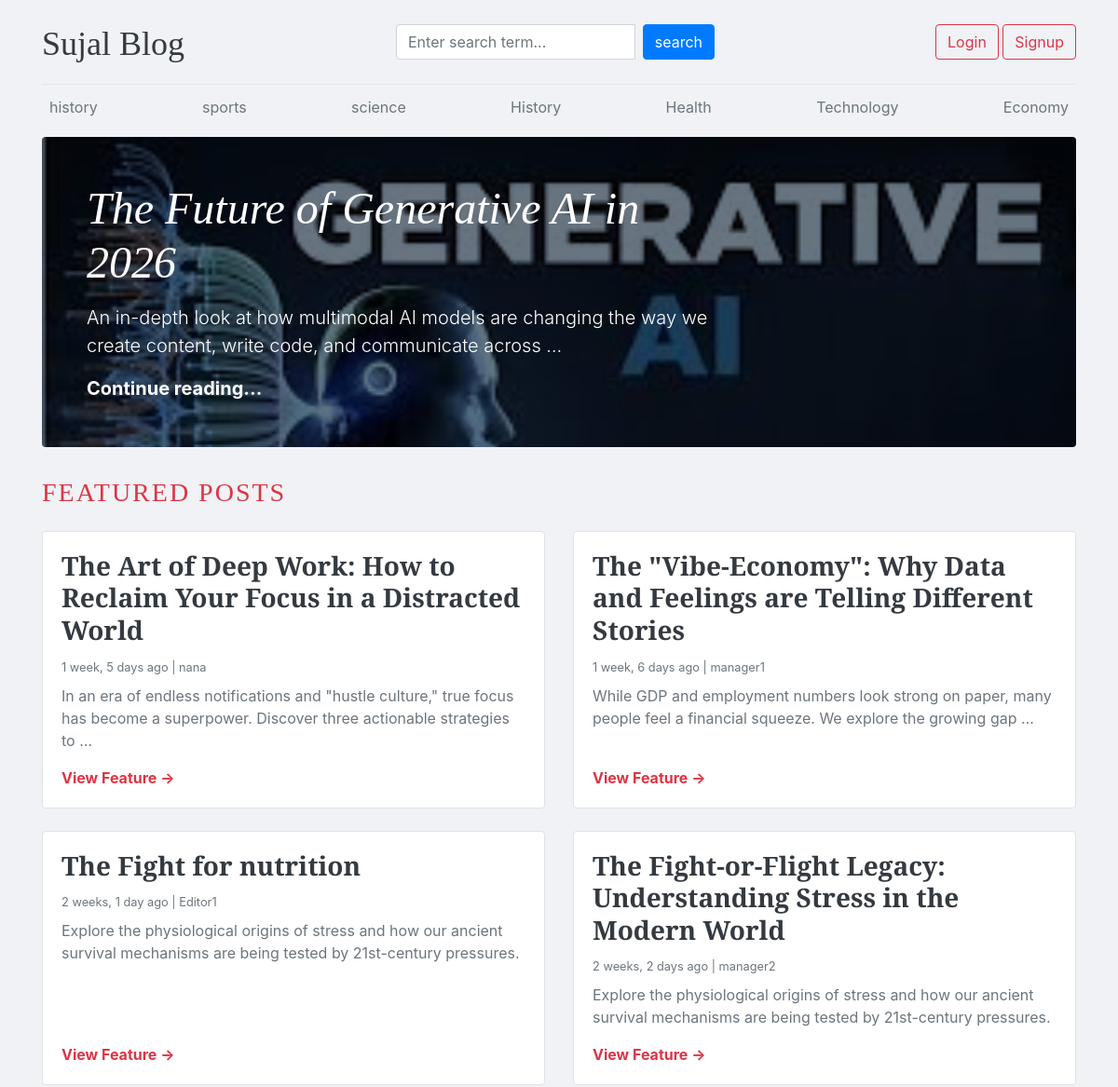
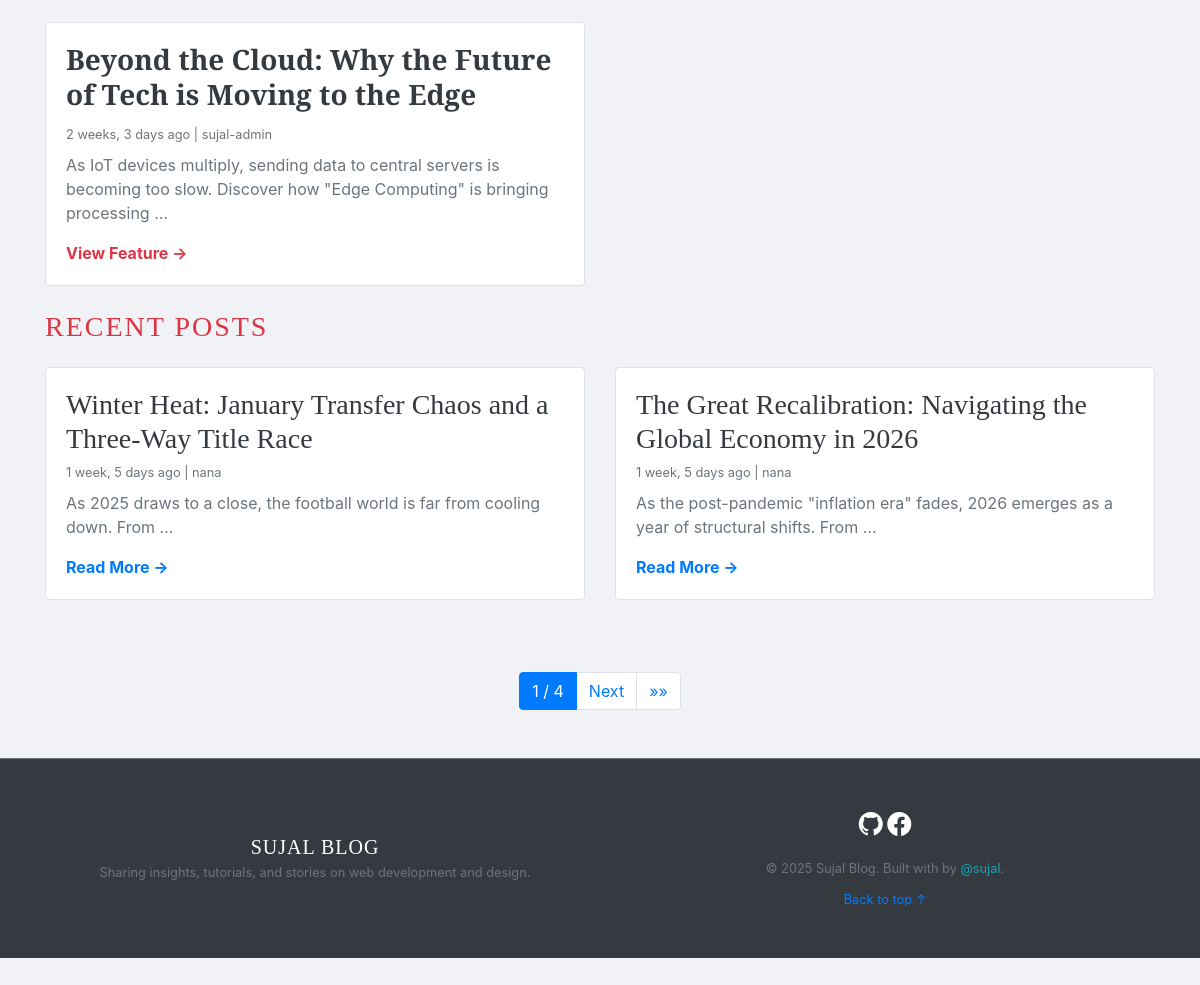
The page / on the database its author committed (2 pictures, top to bottom).
### blogs/models.py (models this page shows, shortened)
class Category(models.Model):
    category_name=models.CharField(max_length=50,unique=True)
    created_at=models.DateTimeField(auto_now_add=True)
    updated_at=models.DateField(auto_now=True)
    class Meta:
        verbose_name_plural='categories'

class Blog(models.Model):
    title=models.CharField(max_length=100)
    slug=models.SlugField(max_length=150,unique=True,blank=True)
    category=models.ForeignKey(Category,on_delete=models.CASCADE)
    author=models.ForeignKey(User,on_delete=models.CASCADE)
    featured_image=models.ImageField(upload_to='upload/%y/%m/%d')
    short_description=models.TextField(max_length=500)
    blog_body =models.TextField(max_length=2000)
    status=models.CharField(max_length=20,choices=STATUS_CHOICES,default=0)
    is_featured=models.BooleanField(default=False)
    created_at=models.DateTimeField(auto_now_add=True)
    updated_at=models.DateField(auto_now=True)

### blogmain/views.py (the view)
# urls.py: path('', views.home, name='home'),
def home(request):
    featured_posts = Blog.objects.filter(is_featured=True, status='Published').order_by('-created_at')
    posts=Blog.objects.filter(is_featured=False,status='Published').order_by('-created_at')
    paginator = Paginator(posts, 2)
    page_number = request.GET.get('page')
    posts = paginator.get_page(page_number)
    context={
        'featured_posts':featured_posts,
        'posts':posts
    }
    return render(request,'home.html',context)

### blogs/context_processors.py (called while the page is built)
def get_categories(request):
    categories=Category.objects.all()
    return dict(categories=categories)

### templates/home.html (shortened to what this page needs)
{% extends 'base.html' %}
{% load static %}
{% block body %}
{% for post in featured_posts %}
    {% if forloop.first %}
    <div class="jumbotron p-3 p-md-5 text-white rounded bg-dark" style="background-image: url({{post.featured_image.url}});background-blend-mode: overlay;background-size:cover;">
        <div class="col-md-8 px-0">
            <h1 class="display-4 font-italic">{{post.title}}</h1>
            <p class="lead my-3">{{post.short_description |truncatewords:20}}</p>
            <p class="lead mb-0"><a href="{% url 'blog' post.slug %}" class="text-white font-weight-bold">Continue reading...</a></p>
        </div>
    </div>
    {% endif %}
{% endfor %}
<h3 class="text-uppercase text-danger mb-4" style="letter-spacing:2px">Featured posts</h3>
<div class="row">
    {% for post in featured_posts %}
        {% if not forloop.first %}
        <div class="col-md-6 mb-4">
            <div class="card border shadow-sm h-100">
                <div class="card-body d-flex flex-column">
                    <h3>
                        <a href="{% url 'blog' post.slug %}" class="text-dark text-decoration-none font-weight-bold">
                            {{post.title}}
                        </a>
                    </h3>
                    <div class="mb-2">
                        <small class="text-muted">{{post.created_at|timesince}} ago | {{post.author}}</small>
                    </div>
                    <p class="card-text text-secondary">
                        {{post.short_description|truncatewords:20}}
                    </p>
                    <a href="{% url 'blog' post.slug %}" class="mt-auto text-danger font-weight-bold text-decoration-none">
                        View Feature →
                    </a>
                </div>
            </div>
        </div>
        {% endif %}
    {% endfor %}
</div>
<h3 id="recent-posts" class="text-uppercase text-danger mb-4" style="letter-spacing:2px">Recent posts</h3>
<main role="main" class="container p-0">
    <div class="row">
        {% for post in posts %}
        <div class="col-md-6 mb-4">
            <div class="card h-100 shadow-sm border">
                <div class="card-body d-flex flex-column">
                    <h3>
                        <a href="{% url 'blog' post.slug %}" class="text-dark text-decoration-none">{{post.title}}</a>
                    </h3>
                    <small class="mb-2 text-muted">
                        {{post.created_at|timesince}} ago | {{post.author}}
                    </small>
                    <p class="card-text text-secondary">
                        {{post.short_description|truncatewords:15}}
                    </p>
                    <a href="{% url 'blog' post.slug %}" class="mt-auto text-primary font-weight-bold">Read More →</a>
                </div>
            </div>
        </div>
        {% endfor %}
    </div>
</main>
{% include '_pagination.html' %}
{% endblock body %}

### templates/base.html (shortened to what this page needs)
<!DOCTYPE html>
{% load static %}
<html lang="en">
<head>
  <link href="https://getbootstrap.com/docs/4.0/dist/css/bootstrap.min.css" rel="stylesheet">
  <link href="{% static 'css/blog.css' %}" rel="stylesheet">
  <link rel="stylesheet" href="https://cdnjs.cloudflare.com/ajax/libs/font-awesome/7.0.1/css/all.min.css" />
  <link rel="stylesheet" href="https://cdn.jsdelivr.net/npm/bootstrap-icons@1.11.3/font/bootstrap-icons.min.css">
</head>
<body>
<div class="main">
  <div class="container ">
    <header class="blog-header py-3">
      <div class="row flex-nowrap justify-content-between align-items-center">
        <div class="col-4 pt-1 ">
          <a class="blog-header-logo text-dark " href="/">Sujal Blog</a>
        </div>
        <div class="col-4">
          <form action="{% url 'search' %}" method="GET">
            <div class="input-group">
              <input class="form-control" type="text" name="keyword" placeholder="Enter search term..."
                aria-label="Enter search term..." aria-describedby="button-search" />
              <button type="submit" class="btn btn-primary mx-2" id="button-search">search</button>
            </div>
          </form>
        </div>
        <div class="col-4 d-flex justify-content-end align-items-center">
          {% if not user.is_authenticated %}
          <a class="btn btn-md btn-outline-danger btn-success" href="{% url 'login' %}">Login</a> &nbsp;
          <a class="btn btn-md btn-outline-danger" href="{% url 'register' %}">Signup</a>
          {% endif %}
        </div>
      </div>
    </header>
    <div class="nav-scroller py-1 mb-2">
      <nav class="nav d-flex justify-content-between">
        {% for cat in categories %}
        <a class="p-2 text-muted fw-bold" href="{% url 'post_by_category' cat.id %}">{{cat.category_name}}</a>
        {% endfor %}
      </nav>
    </div>
    {% block body %}
    {% endblock body %}
  </div>
 <footer class="blog-footer bg-dark text-white mt-5 py-5 border-top border-secondary">
  <div class="container">
    <div class="row align-items-center">
      <div class="col-md-6 text-center text-md-start mb-4 mb-md-0">
        <h5 class="fw-bold text-uppercase mb-1" style="letter-spacing: 1px;">Sujal Blog</h5>
        <p class="text-secondary small mb-0">Sharing insights, tutorials, and stories on web development and design.</p>
      </div>
      <div class="col-md-6 text-center text-md-end">
        <div class="mb-3">
          <a href="https://github.com/sujallmajhi" target="_blank" class="text-white me-4 text-decoration-none shadow-sm">
            <i class="bi bi-github" style="font-size: 1.5rem;"></i>
          </a>
          <a href="https://www.facebook.com/share/1NXvtaTKYE/" target="_blank" class="text-white text-decoration-none shadow-sm">
            <i class="bi bi-facebook" style="font-size: 1.5rem;"></i>
          </a>
        </div>
        <p class="text-secondary small mb-0">
          &copy; 2025 Sujal Blog. Built with  by
          <a href="https://github.com/sujallmajhi" class="text-info text-decoration-none fw-bold">@sujal</a>.
        </p>
        <div class="mt-2">
            <a href="#" class="text-white-50 small text-decoration-none">Back to top ↑</a>
        </div>
      </div>
    </div>
  </div>
</footer>
</div>
</body>
</html>

### blogmain/static/css/blog.css (style rules this page uses)
.blog-header { border-bottom: 1px solid #e5e5e5; }
.blog-header-logo { font-family: "Playfair Display", Georgia, "Times New Roman", serif; font-size: 2.25rem; }
h1, h2, h3, h4, h5, h6 { font-family: "Playfair Display", Georgia, "Times New Roman", serif; }
.display-4 { font-size: 2.5rem; }
@media (min-width: 768px) { .display-4 { font-size: 3rem; } }
.blog-footer { padding: 2.5rem 0; color: #727272; text-align: center; background-color: #f9f9f9; border-top: .05rem solid #e5e5e5; }
.blog-footer p:last-child { margin-bottom: 0; }
.main { background-color: #f0f2f5; min-height: 100vh; margin: 0; padding-bottom: 40px; }

### rows shown on the page
Category: category_name "history"
Category: category_name "sports"
Category: category_name "science"
Category: category_name "History"
Category: category_name "Health"
Category: category_name "Technology"
Category: category_name "Economy"
Blog: featured_image (picture), title "The Future of Generative AI in 2026", short_description "An in-depth look at how multimodal AI models are changing the way we create content, write code, and communicate across …"
Blog: title "The Art of Deep Work: How to Reclaim Your Focus in a Distracted World", created_at "1 week, 5 days", author "nana", short_description "In an era of endless notifications and \"hustle culture,\" true focus has become a superpower. Discover three actionable strategies to …"
Blog: title "The \"Vibe-Economy\": Why Data and Feelings are Telling Different Stories", created_at "1 week, 6 days", author "manager1", short_description "While GDP and employment numbers look strong on paper, many people feel a financial squeeze. We explore the growing gap …"
Blog: title "The Fight for nutrition", created_at "2 weeks, 1 day", author "Editor1", short_description "Explore the physiological origins of stress and how our ancient survival mechanisms are being tested by 21st-century pressures."
Blog: title "The Fight-or-Flight Legacy: Understanding Stress in the Modern World", created_at "2 weeks, 2 days", author "manager2", short_description "Explore the physiological origins of stress and how our ancient survival mechanisms are being tested by 21st-century pressures."
Blog: title "Beyond the Cloud: Why the Future of Tech is Moving to the Edge", created_at "2 weeks, 3 days", author "sujal-admin", short_description "As IoT devices multiply, sending data to central servers is becoming too slow. Discover how \"Edge Computing\" is bringing processing …"
Blog: title "Winter Heat: January Transfer Chaos and a Three-Way Title Race", created_at "1 week, 5 days", author "nana", short_description "As 2025 draws to a close, the football world is far from cooling down. From …"
Blog: title "The Great Recalibration: Navigating the Global Economy in 2026", created_at "1 week, 5 days", author "nana", short_description "As the post-pandemic \"inflation era\" fades, 2026 emerges as a year of structural shifts. From …"

### other values the page prints
{{ posts.number }} "1"
{{ posts.paginator.num_pages }} "4"
